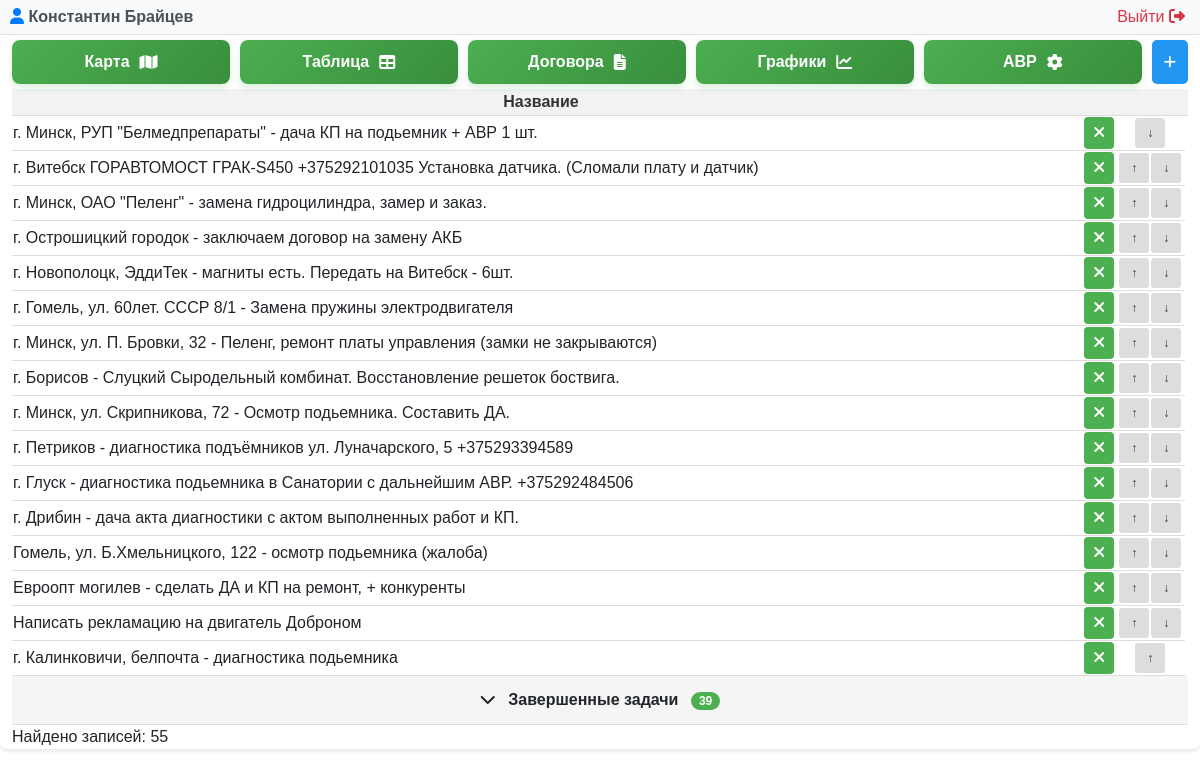
Before: /problem.php (signed in) with the older database file.
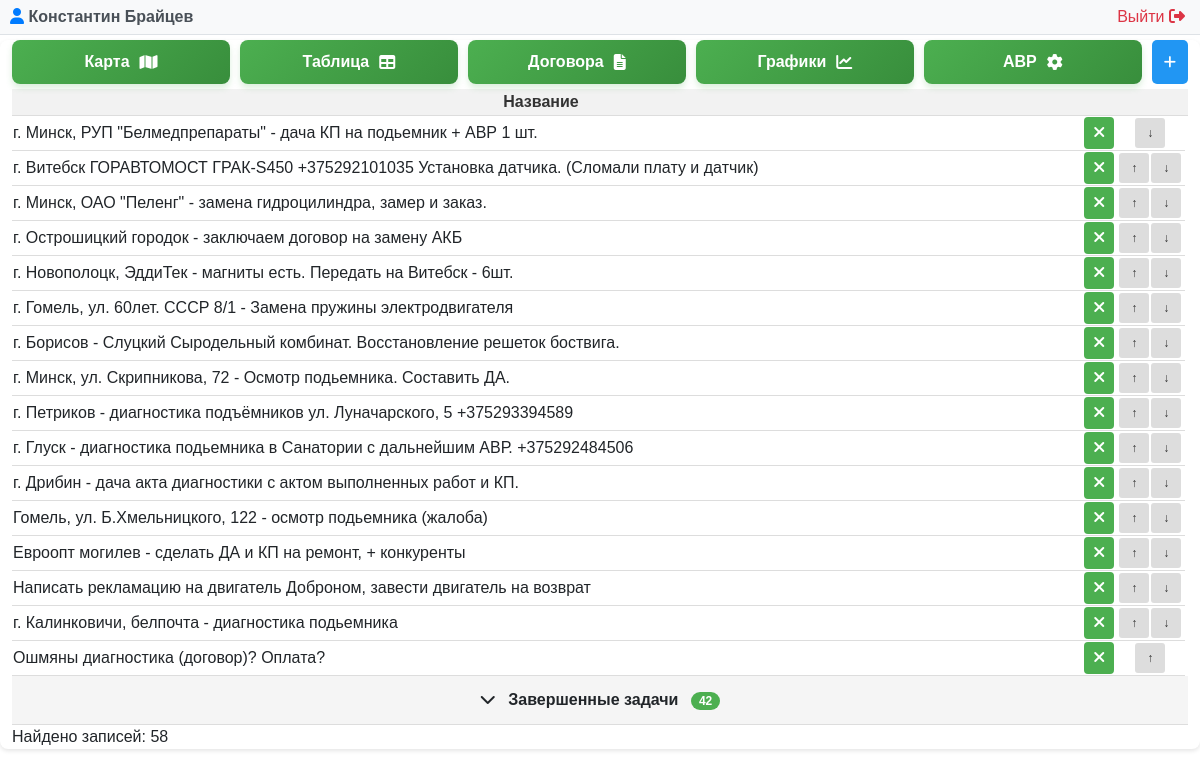
After: the same page with the newer database file.
### tables this page shows
CREATE TABLE "LIFTEH_problem" ("id" integer NOT NULL PRIMARY KEY AUTOINCREMENT, "name" varchar(255) NOT NULL, "created_date" DATETIME DEFAULT CURRENT_TIMESTAMP, "is_completed" bool NOT NULL, "user_id" integer NOT NULL REFERENCES "auth_user" ("id") DEFERRABLE INITIALLY DEFERRED, priority INTEGER);

### problem.php (called while the page is built, shortened)
<?php
require __DIR__ . '/modules/problem/problem.php';

### modules/problem/problem.php (the view, shortened to what the changed rows need)
<?php
try {
    $db = new PDO('sqlite:' . DB_PATH);
    $db->setAttribute(PDO::ATTR_ERRMODE, PDO::ERRMODE_EXCEPTION);
} catch(PDOException $e) {
    die("Ошибка подключения к БД: " . $e->getMessage());
}
$db->exec("CREATE TABLE IF NOT EXISTS LIFTEH_problem (
    id INTEGER PRIMARY KEY AUTOINCREMENT,
    name TEXT NOT NULL,
    created_date DATETIME DEFAULT CURRENT_TIMESTAMP,
    is_completed INTEGER DEFAULT 0,
    user_id INTEGER,
    priority INTEGER DEFAULT 0
)");
$stmt = $db->query("SELECT * FROM LIFTEH_problem WHERE is_completed != 2 ORDER BY is_completed, priority ASC");
$problems = $stmt->fetchAll(PDO::FETCH_ASSOC);
?>
<!DOCTYPE html>
<html lang="ru">
<?php $pageTitle = 'Управление проблемами'; include __DIR__ . '/../../includes/header.php'; ?>
<body>
    <div class="container">
        <div class="controls">
            <div class="button-group">
            </div>
        </div>
        <table id="problemTable">
            <thead>
                <tr>
                    <th>Название</th>
                    <th></th>
                    <th></th>
                    <th></th>
                </tr>
            </thead>
            <tbody>
                <?php
                $activeProblems = [];
                $completedProblems = [];
                foreach ($problems as $problem) {
                    if ($problem['is_completed'] == 1) {
                        $completedProblems[] = $problem;
                    } else {
                        $activeProblems[] = $problem;
                    }
                }
                ?>
                <?php foreach ($activeProblems as $problem): ?>
                <tr class="problem-row active-row" data-status="active" data-id="<?= $problem['id'] ?>">
                    <td class="<?php if ($problem['is_completed'] == 2) echo 'deleted'; ?>"
                        id="row-<?= $problem['id'] ?>"
                        onclick="openEditModal(<?= $problem['id'] ?>)"
                        style="text-align: left;">
                        <?= htmlspecialchars($problem['name']) ?>
                    </td>
                    <td style="text-align: right;">
                        <form method="POST" style="display: inline;" onsubmit="return toggleComplete(event, this)">
                            <button type="submit" class="status-badge <?= $problem['is_completed'] ? 'status-completed' : 'status-active' ?>" style="width: 30px;">
                                <?= $problem['is_completed'] ? '<i class="fas fa-check"></i>' : '<i class="fas fa-times"></i>' ?>
                            </button>
                        </form>
                    </td>
                    <td style="width: 70px;">
                        <div class="priority-buttons">
                            <?php
                            $minMax = $db->query("SELECT MIN(priority) as min_priority, MAX(priority) as max_priority
                                                    FROM LIFTEH_problem
                                                    WHERE is_completed = 0")->fetch(PDO::FETCH_ASSOC);
                            $minPriority = $minMax['min_priority'];
                            $maxPriority = $minMax['max_priority'];
                            ?>
                            <?php if ($problem['is_completed'] == 0): ?>
                                <?php if ($problem['priority'] > $minPriority): ?>
                                    <form method="POST" style="display: inline;" onsubmit="return movePriority(event, this)">
                                        <button type="submit" class="priority-btn" title="Повысить приоритет">↑</button>
                                    </form>
                                <?php endif; ?>
                                <?php if ($problem['priority'] < $maxPriority): ?>
                                    <form method="POST" style="display: inline;" onsubmit="return movePriority(event, this)">
                                        <button type="submit" class="priority-btn" title="Понизить приоритет">↓</button>
                                    </form>
                                <?php endif; ?>
                            <?php else: ?>
                                <span class="priority-disabled"></span>
                            <?php endif; ?>
                        </div>
                    </td>
                </tr>
                <?php endforeach; ?>
                <?php if (count($completedProblems) > 0): ?>
                <tr class="accordion-row" id="accordionRow">
                    <td colspan="4" style="background-color: #f5f5f5; cursor: pointer; padding: 12px; text-align: center; font-weight: bold;" onclick="toggleCompletedTasks()">
                        <span id="accordionIcon">
                            <i class="fas fa-chevron-down"></i>
                        </span>
                        Завершенные задачи
                        <span style="background-color: #4CAF50; color: white; padding: 2px 8px; border-radius: 12px; font-size: 12px; margin-left: 8px;">
                            <?= count($completedProblems) ?>
                        </span>
                    </td>
                </tr>
                <?php endif; ?>
            </tbody>
        </table>
        <div class="count">Найдено записей: <?= count($problems); ?></div>
    </div>
</body>
</html>

Changed rows visible on the page:
no longer on this page (row edited): lifteh_problem: name "г. Минск, ул. П. Бровки, 32 - Пеленг, ремонт платы управления (замки не закрываются)", is_completed False (drawn)
changed lifteh_problem: name "Написать рекламацию на двигатель Доброном" → "Написать рекламацию на двигатель Доброном, завести двигатель на возврат"
shown differently, row unchanged: lifteh_problem "г. Калинковичи, белпочта - диагностика подьемника": now shows "↓"
added lifteh_problem: name "Ошмяны диагностика (договор)? Оплата?", is_completed False (drawn)
Other visible differences:
count($completedProblems): "39" → "42"
count($problems): "55" → "58"
